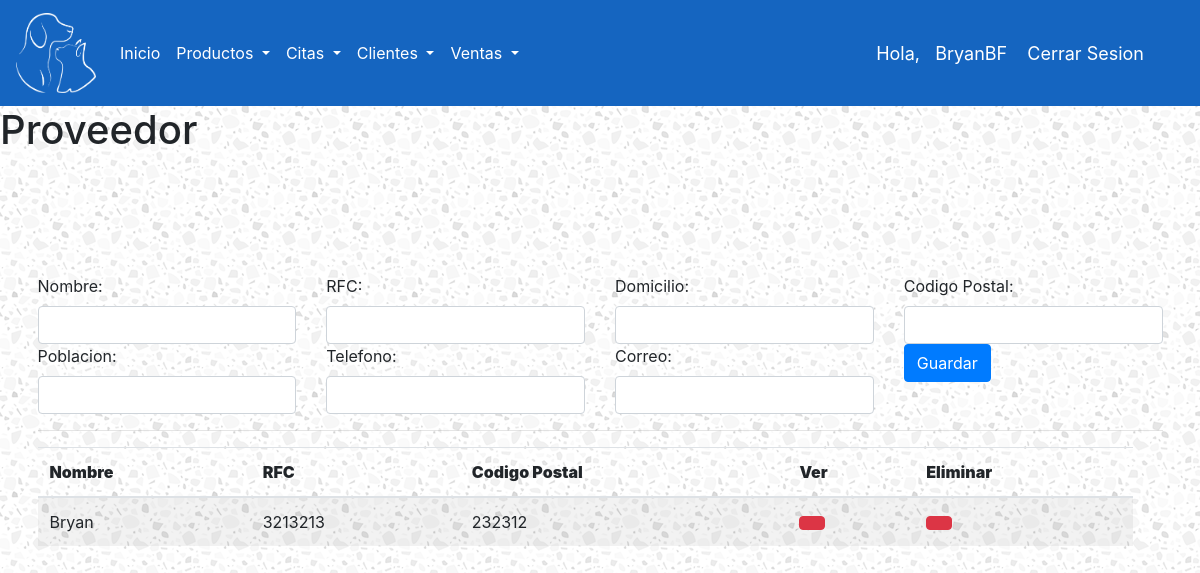
/proveedor/ (signed in), run on an earlier commit of the app's database.
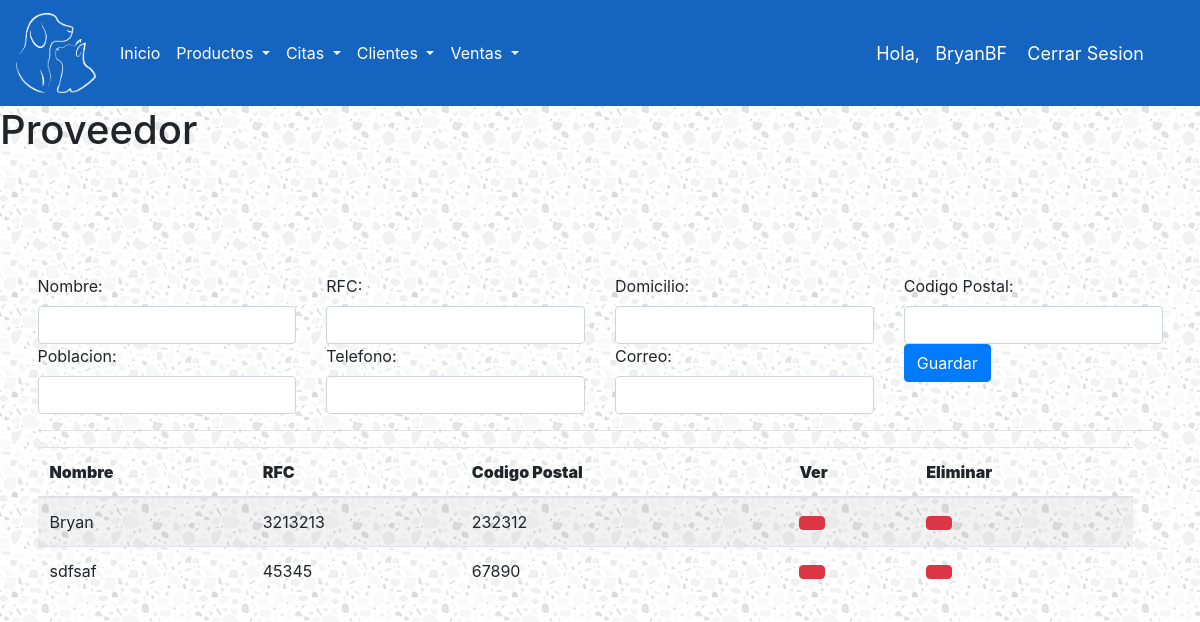
And on a later commit of the database.
### ControlDeVeterinaria/models.py (models this page shows, shortened)
class Proveedor(models.Model):
    nombre = models.CharField(max_length=20)
    rfc = models.CharField(max_length=13)
    domicilio = models.CharField(max_length=50)
    cp = models.IntegerField()
    poblacion = models.CharField(max_length=50)
    telefono = models.CharField(max_length=10)
    correo = models.CharField(max_length=50)

### ControlDeVeterinaria/views.py (the view)
# urls.py: path('proveedor/', proveedor, name="proveedor"),
@login_required(login_url='login')
def proveedor(request):
    rol = request.user.rol
    if rol == 'EMPLEADO':
        return redirect('/index/')
    form = ProveedorForm(request.POST)
    listaProveedor = Proveedor.objects.all()
    if form.is_valid():
        form.save()
    context ={
        'listaProveedor':listaProveedor,
        'form':form,
    }
    return render(request, 'ControlDeVeterinaria/proveedor.html', context)

### ControlDeVeterinaria/forms.py
class ProveedorForm(forms.ModelForm):
    class Meta:
        model = Proveedor
        fields = ['nombre', 'rfc', 'domicilio','cp','poblacion','telefono','correo']
    def __init__(self, *args, **kwargs):
        super(ProveedorForm, self).__init__(*args, **kwargs)
        self.fields['nombre'].widget.attrs['class'] = 'form-control'
        self.fields['rfc'].widget.attrs['class'] = 'form-control'
        self.fields['domicilio'].widget.attrs['class'] = 'form-control'
        self.fields['cp'].widget.attrs['class'] = 'form-control'
        self.fields['poblacion'].widget.attrs['class'] = 'form-control'
        self.fields['telefono'].widget.attrs['class'] = 'form-control'
        self.fields['correo'].widget.attrs['class'] = 'form-control'

### ControlDeVeterinaria/models.py (called while the page is built)
    def __str__(self):
        return self.username

### ControlDeVeterinaria/templates/ControlDeVeterinaria/proveedor.html (shortened to what this page needs)
{% extends 'ControlDeVeterinaria/base.html' %}
{% load static %}
{% block content %}
<h1> Proveedor </h1>
<br>
<form action="" method="post" class="form-horizontal" enctype="multipart/form-data">{% csrf_token %}
	<div class="row">
		<div class="col-sm-3">
			<label>Nombre: </label>
			{{ form.nombre }}
		</div>
		<div class="col-sm-3">
			<label>RFC: </label>
			{{ form.rfc }}
		</div>
		<div class="col-sm-3">
			<label>Domicilio: </label>
			{{ form.domicilio }}
		</div>
		<div class="col-sm-3">
			<label>Codigo Postal: </label>
			{{ form.cp }}
		</div>
		<div class="col-sm-3">
			<label>Poblacion: </label>
			{{ form.poblacion }}
		</div>
		<div class="col-sm-3">
			<label>Telefono: </label>
			{{ form.telefono }}
		</div>
		<div class="col-sm-3">
			<label>Correo: </label>
			{{ form.correo }}
		</div>
		<div class="col-sm-3">
			<button class="btn btn-primary" type="submit"> Guardar </button>
		</div>
	</div>
	<hr>
	<div class="row col-sm-12">
		<table id="dvData" class="table table-striped" >
			<thead>
				<tr>
					<th >
						<strong>Nombre</strong>
					</th>
					<th >
						<strong>RFC</strong>
					</th>
					<th >
						<strong>Codigo Postal</strong>
					</th>
					<th >
						<strong>Ver</strong>
					</th>
					<th >
						<strong>Eliminar</strong>
					</th>
				</tr>
			</thead>
			<tbody>
				{% for datos in listaProveedor %}
					<tr>
						<td >{{ datos.nombre }}</td>
						<td >{{ datos.rfc }}</td>
						<td >{{ datos.cp }}</td>
						<td >
							<a href="{% url 'ver-proveedor' datos.id %}" class="btn btn-default btn-danger"></a>
						</td>
						<td >
							<a href="{% url 'borrar-proveedor' datos.id %}" class="btn btn-default btn-danger"></a>
						</td>
					</tr>
				{% endfor %}
			</tbody>
		</table>
	</div>
</form>
{% endblock %}

What changed in the data, as far as the page shows it:
added Proveedor: nombre "sdfsaf", rfc "45345", cp "67890"
